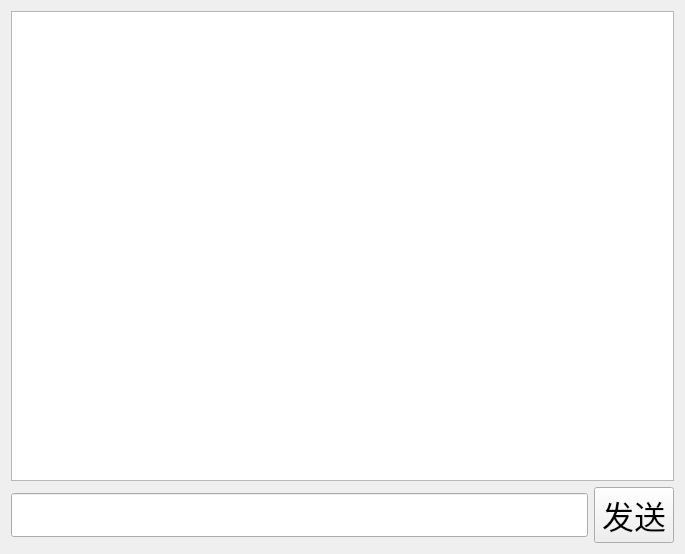
<?xml version="1.0" encoding="UTF-8"?>
<ui version="4.0">
 <class>PrivateChat</class>
 <widget class="QWidget" name="PrivateChat">
  <property name="geometry">
   <rect>
    <x>0</x>
    <y>0</y>
    <width>685</width>
    <height>554</height>
   </rect>
  </property>
  <property name="windowTitle">
   <string>Form</string>
  </property>
  <layout class="QVBoxLayout" name="verticalLayout_2">
   <item>
    <layout class="QVBoxLayout" name="verticalLayout">
     <item>
      <widget class="QTextEdit" name="showMsg_te">
       <property name="font">
        <font>
         <family>Arial</family>
         <pointsize>24</pointsize>
        </font>
       </property>
      </widget>
     </item>
     <item>
      <layout class="QHBoxLayout" name="horizontalLayout">
       <item>
        <widget class="QLineEdit" name="inputMsg_le">
         <property name="font">
          <font>
           <family>Arial</family>
           <pointsize>24</pointsize>
          </font>
         </property>
        </widget>
       </item>
       <item>
        <widget class="QPushButton" name="sendMsg_pb">
         <property name="font">
          <font>
           <family>Arial</family>
           <pointsize>24</pointsize>
          </font>
         </property>
         <property name="text">
          <string>发送</string>
         </property>
        </widget>
       </item>
      </layout>
     </item>
    </layout>
   </item>
  </layout>
 </widget>
 <resources/>
 <connections/>
</ui>
